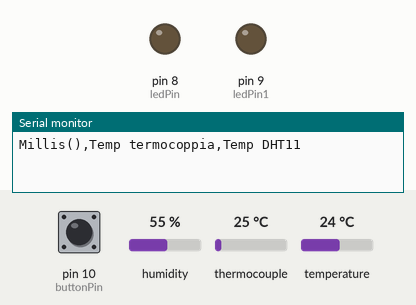
Simulated run of this sketch. Board: Arduino Uno, built with avr-gcc and run on an emulated ATmega328P. Shown: output pins drawn as LEDs (lit = HIGH), the last lines printed to the serial monitor. The test bench sets the inputs (shaded band); at power-on: pin 10 (buttonPin) LOW, humidity 55 %, thermocouple 25 °C, temperature 24 °C. Pins used as bus, display or sensor lines are not drawn.

Above: at 1.7 s.
1.8 s: pin 10 (buttonPin) pulled HIGH for 0.15 s
At 1.92 s:
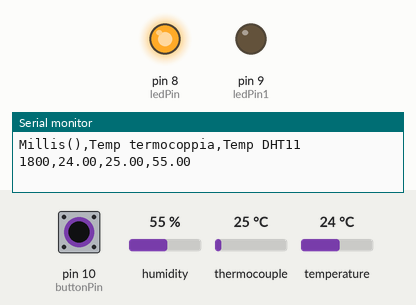
Timing chart, 0 to 4.8 s (numbered marks = the images above; inputs shaded):
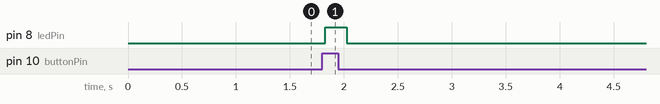

Measured:
- after the input at 1.8 s, pin 8 (ledPin): LOW → HIGH at once, → LOW 0.20 s later

The sketch:

termocoppia_con_pulsante.ino
```cpp
#include "max6675.h"
#include "DHT.h"
#define DHTPIN 7
#define DHTTYPE DHT11

int lastState= 0;
int thermoDO = 6;
int thermoCS = 5;
int thermoCLK = 4;
int ledPin = 8;
int ledPin1 = 9;
float leggitempo = 0;
float templim = 30;
int i = 0;
int now;
int buttonPin=10;

MAX6675 thermocouple(thermoCLK, thermoCS, thermoDO);
int vccPin = 3;
int gndPin = 2;
unsigned long old_millis = 0;
unsigned long delta = 1000;
int minuti = 1;
DHT dht (DHTPIN, DHTTYPE);

void setup() {
  Serial.begin(9600);
  pinMode(vccPin, OUTPUT); digitalWrite(vccPin, HIGH);
  pinMode(gndPin, OUTPUT); digitalWrite(gndPin, LOW);
  pinMode(ledPin, OUTPUT);
  pinMode(ledPin1, OUTPUT);
  Serial.println("Millis(),Temp termocoppia,Temp DHT11");
  delay(500);
}

void loop()
{
int state= digitalRead(buttonPin);


   if (state==HIGH && state!=lastState)
   {
     if (i < 50)
  {

    unsigned long now = millis ();
    float t = dht.readTemperature();
      float h = dht.readHumidity();
     Serial.print(now);
      Serial.print(",");
      Serial.print(t);
      Serial.print(",");
      Serial.print(thermocouple.readCelsius());
      Serial.print(",");
      Serial.println(h);  int state= digitalRead(buttonPin);
      leggitempo = thermocouple.readCelsius();
      old_millis = now;
      minuti = minuti + 1;
      digitalWrite(ledPin, HIGH);
    i++;
    delay (200);
  }
   }
   lastState =state;
   digitalWrite(ledPin, LOW);
   delay(1);


 }
```
